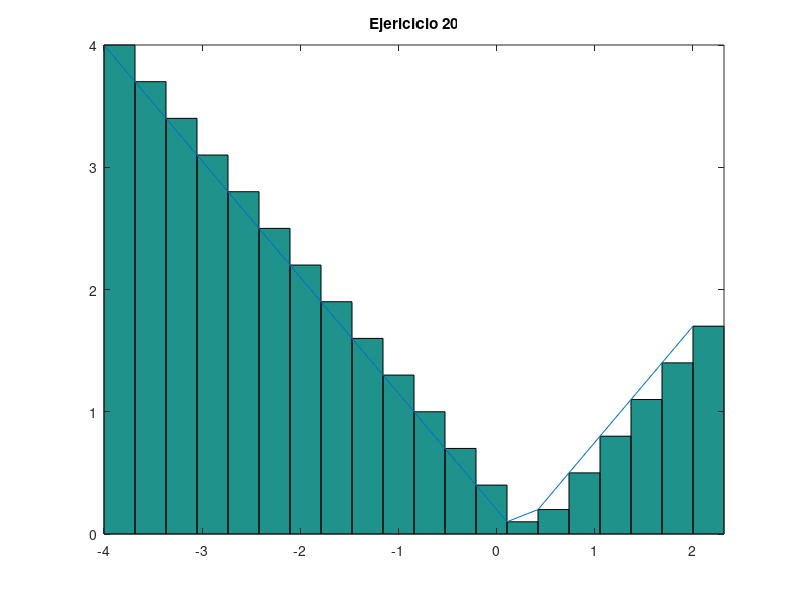

Recreate this plot in MATLAB.
% Titulo: Ejercicio numero 20
% Descripcion: Script para desarrrollar el Ejericio20
% Autor: Irving Jeremy Martinez Avila @Neo
% Fecha: 19 de mayo del 2021

clc, clear
%Dame la funcion.
f=@(x,y)abs(x+2);
resultado=integral(f, -4,2);
%Resultado de la Integral.
fprintf('El valor de la integral es:%2.1f\n',resultado)

%Num. de rectangulos y intervalos.
a = 2;
b = -4;
n = 20;
base = (b-a)/n;
x =a:base:(b-base);
altura=abs(x+2);
area = base*altura;
x2 = linspace(-4,2,20);
y2 = abs(x+2);
%Fin y inicio del intervalo.
xa = linspace(-4,2,20);
yab =abs(x+2);
g = bar(xa,yab,'histc');
hold on
plot(x2,y2);

%Nombre de la grafica. 
title("Ejericicio 20");
axis tight
